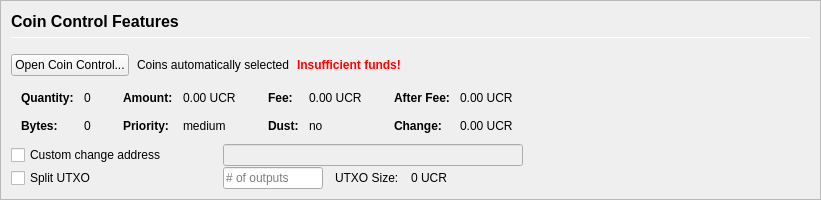
         <widget class="QFrame" name="frameCoinControl">
          <property name="sizePolicy">
           <sizepolicy hsizetype="Expanding" vsizetype="Expanding">
            <horstretch>0</horstretch>
            <verstretch>0</verstretch>
           </sizepolicy>
          </property>
          <property name="maximumSize">
           <size>
            <width>16777215</width>
            <height>16777215</height>
           </size>
          </property>
          <property name="frameShape">
           <enum>QFrame::StyledPanel</enum>
          </property>
          <property name="frameShadow">
           <enum>QFrame::Sunken</enum>
          </property>
          <layout class="QVBoxLayout" name="verticalLayoutCoinControl2">
           <property name="spacing">
            <number>0</number>
           </property>
           <property name="leftMargin">
            <number>0</number>
           </property>
           <property name="topMargin">
            <number>0</number>
           </property>
           <property name="rightMargin">
            <number>0</number>
           </property>
           <property name="bottomMargin">
            <number>0</number>
           </property>
           <item>
            <widget class="QFrame" name="frameCoinControl_BG">
             <layout class="QVBoxLayout" name="verticalLayoutCoinControl" stretch="0,0,0,0,0,0">
              <property name="spacing">
               <number>1</number>
              </property>
              <property name="leftMargin">
               <number>10</number>
              </property>
              <property name="topMargin">
               <number>10</number>
              </property>
              <item>
               <layout class="QHBoxLayout" name="horizontalLayoutCoinControl1">
                <property name="bottomMargin">
                 <number>15</number>
                </property>
                <item>
                 <layout class="QVBoxLayout" name="verticalLayout_3">
                  <property name="spacing">
                   <number>6</number>
                  </property>
                  <item>
                   <widget class="QLabel" name="labelCoinControlFeatures">
                    <property name="sizePolicy">
                     <sizepolicy hsizetype="Preferred" vsizetype="Maximum">
                      <horstretch>0</horstretch>
                      <verstretch>0</verstretch>
                     </sizepolicy>
                    </property>
                    <property name="minimumSize">
                     <size>
                      <width>0</width>
                      <height>20</height>
                     </size>
                    </property>
                    <property name="font">
                     <font>
                      <pointsize>12</pointsize>
                      <weight>75</weight>
                      <bold>true</bold>
                     </font>
                    </property>
                    <property name="styleSheet">
                     <string notr="true">font-weight:bold;</string>
                    </property>
                    <property name="text">
                     <string>Coin Control Features</string>
                    </property>
                   </widget>
                  </item>
                  <item>
                   <widget class="Line" name="line">
                    <property name="minimumSize">
                     <size>
                      <width>0</width>
                      <height>1</height>
                     </size>
                    </property>
                    <property name="maximumSize">
                     <size>
                      <width>16777215</width>
                      <height>1</height>
                     </size>
                    </property>
                    <property name="orientation">
                     <enum>Qt::Horizontal</enum>
                    </property>
                   </widget>
                  </item>
                 </layout>
                </item>
               </layout>
              </item>
              <item>
               <layout class="QHBoxLayout" name="horizontalLayoutCoinControl2" stretch="0,0,0,0">
                <property name="spacing">
                 <number>8</number>
                </property>
                <property name="bottomMargin">
                 <number>10</number>
                </property>
                <item>
                 <widget class="QPushButton" name="pushButtonCoinControl">
                  <property name="styleSheet">
                   <string notr="true"/>
                  </property>
                  <property name="text">
                   <string>Open Coin Control...</string>
                  </property>
                  <property name="autoDefault">
                   <bool>false</bool>
                  </property>
                 </widget>
                </item>
                <item>
                 <widget class="QLabel" name="labelCoinControlAutomaticallySelected">
                  <property name="text">
                   <string>Coins automatically selected</string>
                  </property>
                  <property name="margin">
                   <number>5</number>
                  </property>
                 </widget>
                </item>
                <item>
                 <widget class="QLabel" name="labelCoinControlInsuffFunds">
                  <property name="font">
                   <font>
                    <weight>75</weight>
                    <bold>true</bold>
                   </font>
                  </property>
                  <property name="styleSheet">
                   <string notr="true">color:red;font-weight:bold;</string>
                  </property>
                  <property name="text">
                   <string>Insufficient funds!</string>
                  </property>
                  <property name="margin">
                   <number>5</number>
                  </property>
                 </widget>
                </item>
                <item>
                 <spacer name="horizontalSpacerCoinControl">
                  <property name="orientation">
                   <enum>Qt::Horizontal</enum>
                  </property>
                  <property name="sizeHint" stdset="0">
                   <size>
                    <width>40</width>
                    <height>1</height>
                   </size>
                  </property>
                 </spacer>
                </item>
               </layout>
              </item>
              <item>
               <widget class="QWidget" name="widgetCoinControl" native="true">
                <property name="sizePolicy">
                 <sizepolicy hsizetype="Preferred" vsizetype="Preferred">
                  <horstretch>0</horstretch>
                  <verstretch>0</verstretch>
                 </sizepolicy>
                </property>
                <property name="minimumSize">
                 <size>
                  <width>0</width>
                  <height>0</height>
                 </size>
                </property>
                <property name="styleSheet">
                 <string notr="true"/>
                </property>
                <layout class="QHBoxLayout" name="horizontalLayoutCoinControl5">
                 <property name="leftMargin">
                  <number>0</number>
                 </property>
                 <property name="topMargin">
                  <number>0</number>
                 </property>
                 <property name="rightMargin">
                  <number>0</number>
                 </property>
                 <property name="bottomMargin">
                  <number>0</number>
                 </property>
                 <item>
                  <layout class="QHBoxLayout" name="horizontalLayoutCoinControl3" stretch="0,0,0,1">
                   <property name="spacing">
                    <number>20</number>
                   </property>
                   <property name="topMargin">
                    <number>0</number>
                   </property>
                   <property name="bottomMargin">
                    <number>10</number>
                   </property>
                   <item>
                    <layout class="QFormLayout" name="formLayoutCoinControl1">
                     <property name="horizontalSpacing">
                      <number>10</number>
                     </property>
                     <property name="verticalSpacing">
                      <number>14</number>
                     </property>
                     <property name="leftMargin">
                      <number>10</number>
                     </property>
                     <property name="topMargin">
                      <number>4</number>
                     </property>
                     <property name="rightMargin">
                      <number>6</number>
                     </property>
                     <item row="0" column="0">
                      <widget class="QLabel" name="labelCoinControlQuantityText">
                       <property name="font">
                        <font>
                         <weight>75</weight>
                         <bold>true</bold>
                        </font>
                       </property>
                       <property name="text">
                        <string>Quantity:</string>
                       </property>
                       <property name="margin">
                        <number>0</number>
                       </property>
                      </widget>
                     </item>
                     <item row="0" column="1">
                      <widget class="QLabel" name="labelCoinControlQuantity">
                       <property name="cursor">
                        <cursorShape>IBeamCursor</cursorShape>
                       </property>
                       <property name="contextMenuPolicy">
                        <enum>Qt::ActionsContextMenu</enum>
                       </property>
                       <property name="text">
                        <string notr="true">0</string>
                       </property>
                       <property name="margin">
                        <number>0</number>
                       </property>
                       <property name="textInteractionFlags">
                        <set>Qt::LinksAccessibleByMouse|Qt::TextSelectableByKeyboard|Qt::TextSelectableByMouse</set>
                       </property>
                      </widget>
                     </item>
                     <item row="1" column="0">
                      <widget class="QLabel" name="labelCoinControlBytesText">
                       <property name="font">
                        <font>
                         <weight>75</weight>
                         <bold>true</bold>
                        </font>
                       </property>
                       <property name="text">
                        <string>Bytes:</string>
                       </property>
                      </widget>
                     </item>
                     <item row="1" column="1">
                      <widget class="QLabel" name="labelCoinControlBytes">
                       <property name="cursor">
                        <cursorShape>IBeamCursor</cursorShape>
                       </property>
                       <property name="contextMenuPolicy">
                        <enum>Qt::ActionsContextMenu</enum>
                       </property>
                       <property name="text">
                        <string notr="true">0</string>
                       </property>
                       <property name="textInteractionFlags">
                        <set>Qt::LinksAccessibleByMouse|Qt::TextSelectableByKeyboard|Qt::TextSelectableByMouse</set>
                       </property>
                      </widget>
                     </item>
                    </layout>
                   </item>
                   <item>
                    <layout class="QFormLayout" name="formLayoutCoinControl2">
                     <property name="horizontalSpacing">
                      <number>10</number>
                     </property>
                     <property name="verticalSpacing">
                      <number>14</number>
                     </property>
                     <property name="leftMargin">
                      <number>6</number>
                     </property>
                     <property name="topMargin">
                      <number>4</number>
                     </property>
                     <property name="rightMargin">
                      <number>6</number>
                     </property>
                     <item row="0" column="0">
                      <widget class="QLabel" name="labelCoinControlAmountText">
                       <property name="font">
                        <font>
                         <weight>75</weight>
                         <bold>true</bold>
                        </font>
                       </property>
                       <property name="text">
                        <string>Amount:</string>
                       </property>
                       <property name="margin">
                        <number>0</number>
                       </property>
                      </widget>
                     </item>
                     <item row="0" column="1">
                      <widget class="QLabel" name="labelCoinControlAmount">
                       <property name="cursor">
                        <cursorShape>IBeamCursor</cursorShape>
                       </property>
                       <property name="contextMenuPolicy">
                        <enum>Qt::ActionsContextMenu</enum>
                       </property>
                       <property name="text">
                        <string notr="true">0.00 UCR</string>
                       </property>
                       <property name="textInteractionFlags">
                        <set>Qt::LinksAccessibleByMouse|Qt::TextSelectableByKeyboard|Qt::TextSelectableByMouse</set>
                       </property>
                      </widget>
                     </item>
                     <item row="1" column="0">
                      <widget class="QLabel" name="labelCoinControlPriorityText">
                       <property name="font">
                        <font>
                         <weight>75</weight>
                         <bold>true</bold>
                        </font>
                       </property>
                       <property name="text">
                        <string>Priority:</string>
                       </property>
                      </widget>
                     </item>
                     <item row="1" column="1">
                      <widget class="QLabel" name="labelCoinControlPriority">
                       <property name="cursor">
                        <cursorShape>IBeamCursor</cursorShape>
                       </property>
                       <property name="contextMenuPolicy">
                        <enum>Qt::ActionsContextMenu</enum>
                       </property>
                       <property name="text">
                        <string>medium</string>
                       </property>
                       <property name="textInteractionFlags">
                        <set>Qt::LinksAccessibleByMouse|Qt::TextSelectableByKeyboard|Qt::TextSelectableByMouse</set>
                       </property>
                      </widget>
                     </item>
                    </layout>
                   </item>
                   <item>
                    <layout class="QFormLayout" name="formLayoutCoinControl3">
                     <property name="horizontalSpacing">
                      <number>10</number>
                     </property>
                     <property name="verticalSpacing">
                      <number>14</number>
                     </property>
                     <property name="leftMargin">
                      <number>6</number>
                     </property>
                     <property name="topMargin">
                      <number>4</number>
                     </property>
                     <property name="rightMargin">
                      <number>6</number>
                     </property>
                     <item row="0" column="0">
                      <widget class="QLabel" name="labelCoinControlFeeText">
                       <property name="font">
                        <font>
                         <weight>75</weight>
                         <bold>true</bold>
                        </font>
                       </property>
                       <property name="text">
                        <string>Fee:</string>
                       </property>
                       <property name="margin">
                        <number>0</number>
                       </property>
                      </widget>
                     </item>
                     <item row="0" column="1">
                      <widget class="QLabel" name="labelCoinControlFee">
                       <property name="cursor">
                        <cursorShape>IBeamCursor</cursorShape>
                       </property>
                       <property name="contextMenuPolicy">
                        <enum>Qt::ActionsContextMenu</enum>
                       </property>
                       <property name="text">
                        <string notr="true">0.00 UCR</string>
                       </property>
                       <property name="textInteractionFlags">
                        <set>Qt::LinksAccessibleByMouse|Qt::TextSelectableByKeyboard|Qt::TextSelectableByMouse</set>
                       </property>
                      </widget>
                     </item>
                     <item row="1" column="0">
                      <widget class="QLabel" name="labelCoinControlLowOutputText">
                       <property name="font">
                        <font>
                         <weight>75</weight>
                         <bold>true</bold>
                        </font>
                       </property>
                       <property name="text">
                        <string>Dust:</string>
                       </property>
                      </widget>
                     </item>
                     <item row="1" column="1">
                      <widget class="QLabel" name="labelCoinControlLowOutput">
                       <property name="cursor">
                        <cursorShape>IBeamCursor</cursorShape>
                       </property>
                       <property name="contextMenuPolicy">
                        <enum>Qt::ActionsContextMenu</enum>
                       </property>
                       <property name="text">
                        <string>no</string>
                       </property>
                       <property name="textInteractionFlags">
                        <set>Qt::LinksAccessibleByMouse|Qt::TextSelectableByKeyboard|Qt::TextSelectableByMouse</set>
                       </property>
                      </widget>
                     </item>
                    </layout>
                   </item>
                   <item>
                    <layout class="QFormLayout" name="formLayoutCoinControl4">
                     <property name="horizontalSpacing">
                      <number>10</number>
                     </property>
                     <property name="verticalSpacing">
                      <number>14</number>
                     </property>
                     <property name="leftMargin">
                      <number>6</number>
                     </property>
                     <property name="topMargin">
                      <number>4</number>
                     </property>
                     <property name="rightMargin">
                      <number>6</number>
                     </property>
                     <item row="0" column="0">
                      <widget class="QLabel" name="labelCoinControlAfterFeeText">
                       <property name="font">
                        <font>
                         <weight>75</weight>
                         <bold>true</bold>
                        </font>
                       </property>
                       <property name="text">
                        <string>After Fee:</string>
                       </property>
                       <property name="margin">
                        <number>0</number>
                       </property>
                      </widget>
                     </item>
                     <item row="0" column="1">
                      <widget class="QLabel" name="labelCoinControlAfterFee">
                       <property name="cursor">
                        <cursorShape>IBeamCursor</cursorShape>
                       </property>
                       <property name="contextMenuPolicy">
                        <enum>Qt::ActionsContextMenu</enum>
                       </property>
                       <property name="text">
                        <string notr="true">0.00 UCR</string>
                       </property>
                       <property name="textInteractionFlags">
                        <set>Qt::LinksAccessibleByMouse|Qt::TextSelectableByKeyboard|Qt::TextSelectableByMouse</set>
                       </property>
                      </widget>
                     </item>
                     <item row="1" column="0">
                      <widget class="QLabel" name="labelCoinControlChangeText">
                       <property name="font">
                        <font>
                         <weight>75</weight>
                         <bold>true</bold>
                        </font>
                       </property>
                       <property name="text">
                        <string>Change:</string>
                       </property>
                      </widget>
                     </item>
                     <item row="1" column="1">
                      <widget class="QLabel" name="labelCoinControlChange">
                       <property name="cursor">
                        <cursorShape>IBeamCursor</cursorShape>
                       </property>
                       <property name="contextMenuPolicy">
                        <enum>Qt::ActionsContextMenu</enum>
                       </property>
                       <property name="text">
                        <string notr="true">0.00 UCR</string>
                       </property>
                       <property name="textInteractionFlags">
                        <set>Qt::LinksAccessibleByMouse|Qt::TextSelectableByKeyboard|Qt::TextSelectableByMouse</set>
                       </property>
                      </widget>
                     </item>
                    </layout>
                   </item>
                  </layout>
                 </item>
                </layout>
               </widget>
              </item>
              <item>
               <layout class="QHBoxLayout" name="horizontalLayoutCoinControl4">
                <property name="spacing">
                 <number>12</number>
                </property>
                <property name="sizeConstraint">
                 <enum>QLayout::SetDefaultConstraint</enum>
                </property>
                <property name="topMargin">
                 <number>0</number>
                </property>
                <property name="rightMargin">
                 <number>0</number>
                </property>
                <item>
                 <widget class="QCheckBox" name="checkBoxCoinControlChange">
                  <property name="sizePolicy">
                   <sizepolicy hsizetype="Preferred" vsizetype="Preferred">
                    <horstretch>0</horstretch>
                    <verstretch>0</verstretch>
                   </sizepolicy>
                  </property>
                  <property name="minimumSize">
                   <size>
                    <width>200</width>
                    <height>0</height>
                   </size>
                  </property>
                  <property name="maximumSize">
                   <size>
                    <width>200</width>
                    <height>16777215</height>
                   </size>
                  </property>
                  <property name="toolTip">
                   <string>If this is activated, but the change address is empty or invalid, change will be sent to a newly generated address.</string>
                  </property>
                  <property name="text">
                   <string>Custom change address</string>
                  </property>
                 </widget>
                </item>
                <item>
                 <widget class="QValidatedLineEdit" name="lineEditCoinControlChange">
                  <property name="enabled">
                   <bool>false</bool>
                  </property>
                  <property name="sizePolicy">
                   <sizepolicy hsizetype="Preferred" vsizetype="Preferred">
                    <horstretch>0</horstretch>
                    <verstretch>0</verstretch>
                   </sizepolicy>
                  </property>
                  <property name="minimumSize">
                   <size>
                    <width>300</width>
                    <height>0</height>
                   </size>
                  </property>
                 </widget>
                </item>
                <item>
                 <widget class="QLabel" name="labelCoinControlChangeLabel">
                  <property name="sizePolicy">
                   <sizepolicy hsizetype="Preferred" vsizetype="Preferred">
                    <horstretch>0</horstretch>
                    <verstretch>0</verstretch>
                   </sizepolicy>
                  </property>
                  <property name="minimumSize">
                   <size>
                    <width>100</width>
                    <height>0</height>
                   </size>
                  </property>
                  <property name="text">
                   <string/>
                  </property>
                  <property name="margin">
                   <number>3</number>
                  </property>
                 </widget>
                </item>
               </layout>
              </item>
              <item>
               <layout class="QHBoxLayout" name="horizontalLayoutCoinControl6">
                <property name="spacing">
                 <number>12</number>
                </property>
                <property name="rightMargin">
                 <number>0</number>
                </property>
                <item>
                 <widget class="QCheckBox" name="splitBlockCheckBox">
                  <property name="sizePolicy">
                   <sizepolicy hsizetype="Preferred" vsizetype="Preferred">
                    <horstretch>0</horstretch>
                    <verstretch>0</verstretch>
                   </sizepolicy>
                  </property>
                  <property name="minimumSize">
                   <size>
                    <width>200</width>
                    <height>0</height>
                   </size>
                  </property>
                  <property name="maximumSize">
                   <size>
                    <width>200</width>
                    <height>16777215</height>
                   </size>
                  </property>
                  <property name="text">
                   <string>Split UTXO</string>
                  </property>
                 </widget>
                </item>
                <item>
                 <widget class="QLineEdit" name="splitBlockLineEdit">
                  <property name="sizePolicy">
                   <sizepolicy hsizetype="Preferred" vsizetype="Preferred">
                    <horstretch>50</horstretch>
                    <verstretch>0</verstretch>
                   </sizepolicy>
                  </property>
                  <property name="minimumSize">
                   <size>
                    <width>100</width>
                    <height>0</height>
                   </size>
                  </property>
                  <property name="maximumSize">
                   <size>
                    <width>100</width>
                    <height>16777215</height>
                   </size>
                  </property>
                  <property name="placeholderText">
                   <string># of outputs</string>
                  </property>
                 </widget>
                </item>
                <item>
                 <widget class="QLabel" name="labelBlockSizeText">
                  <property name="text">
                   <string>UTXO Size:</string>
                  </property>
                 </widget>
                </item>
                <item>
                 <widget class="QLabel" name="labelBlockSize">
                  <property name="text">
                   <string>0 UCR</string>
                  </property>
                 </widget>
                </item>
                <item>
                 <spacer name="horizontalSpacer_7">
                  <property name="orientation">
                   <enum>Qt::Horizontal</enum>
                  </property>
                  <property name="sizeHint" stdset="0">
                   <size>
                    <width>40</width>
                    <height>20</height>
                   </size>
                  </property>
                 </spacer>
                </item>
               </layout>
              </item>
              <item>
               <spacer name="verticalSpacerCoinControl">
                <property name="orientation">
                 <enum>Qt::Vertical</enum>
                </property>
                <property name="sizeHint" stdset="0">
                 <size>
                  <width>800</width>
                  <height>1</height>
                 </size>
                </property>
               </spacer>
              </item>
             </layout>
            </widget>
           </item>
          </layout>
         </widget>
